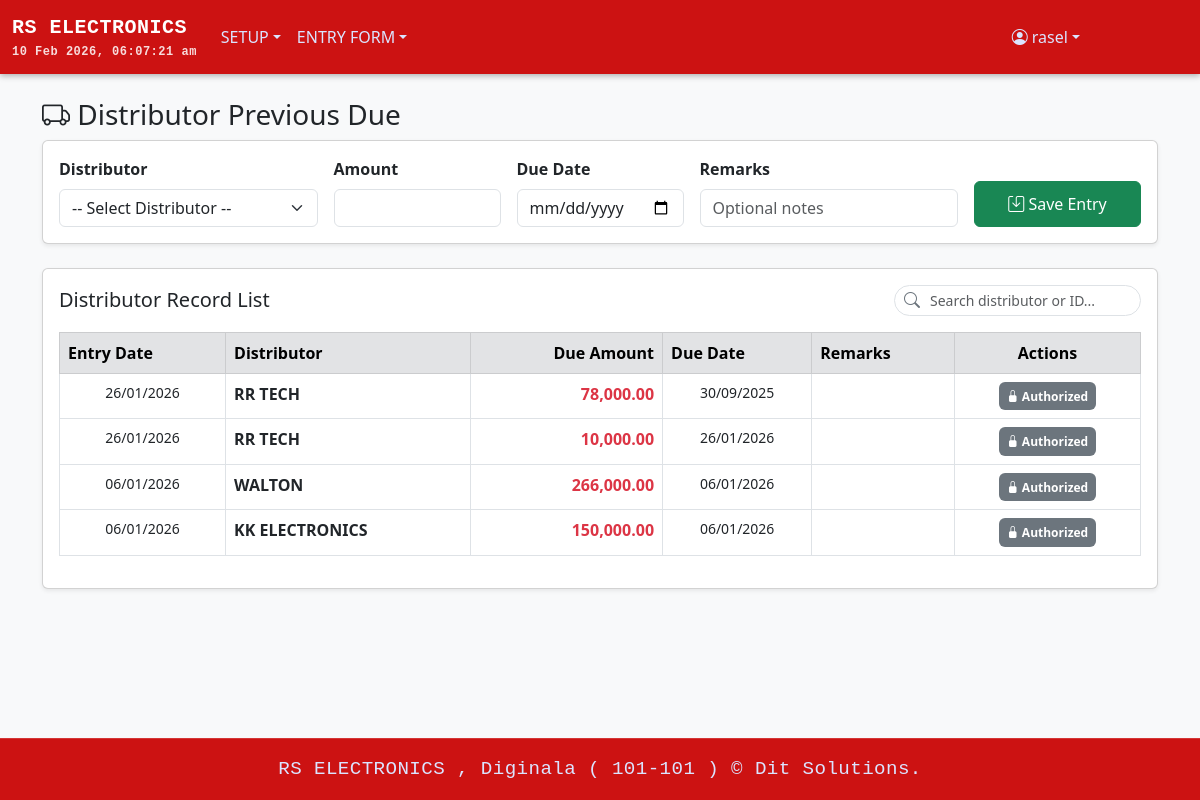
Page /distributor_previous_due.php (signed in) on the earlier database version.
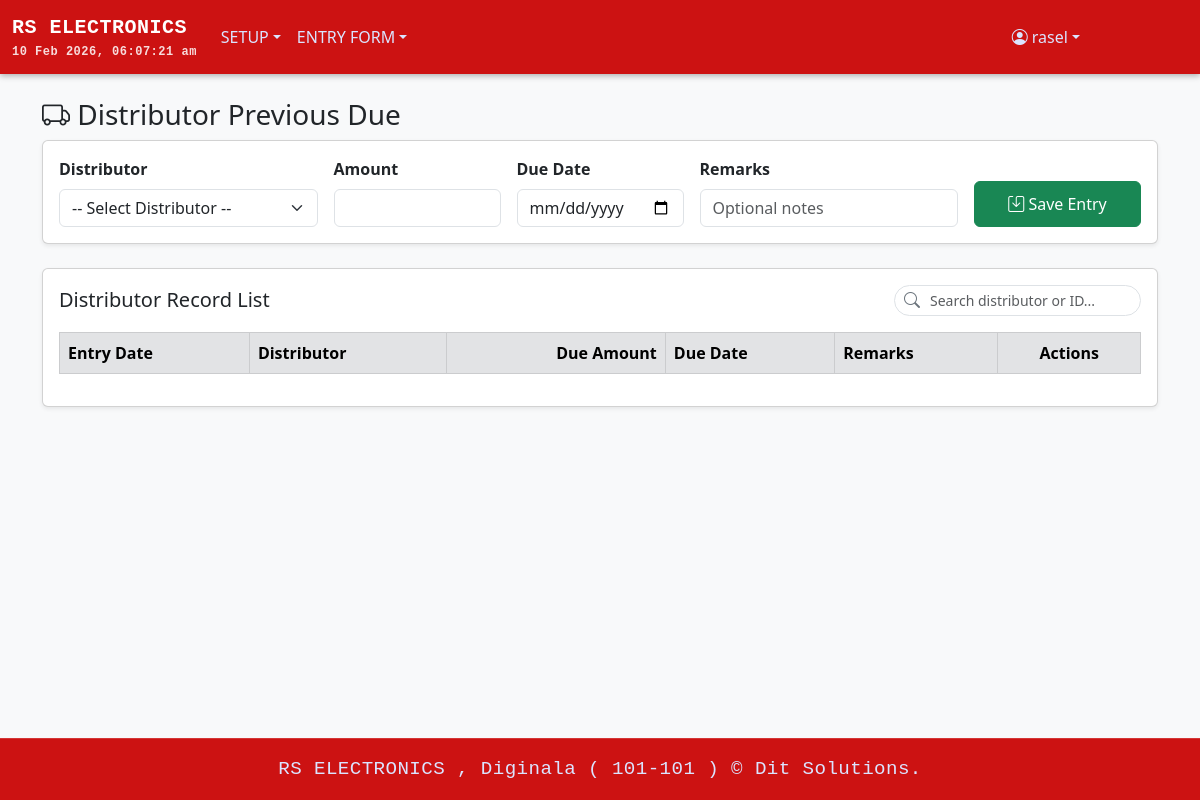
Same page on the later database version.
### tables this page shows
CREATE TABLE `menu_info` (
  `MENU_ID` int(11) NOT NULL,
  `MENU_NAME` varchar(100) NOT NULL,
  `MENU_LINK` varchar(255) DEFAULT NULL,
  `PARENT_ID` int(11) DEFAULT NULL
);

CREATE TABLE `distributor_previous_due` (
  `distributor_due_id` varchar(50) NOT NULL,
  `distributor_code` varchar(50) NOT NULL,
  `br_code` varchar(10) NOT NULL,
  `org_code` varchar(10) NOT NULL,
  `due_amount` decimal(15,2) NOT NULL DEFAULT 0.00,
  `due_date` date NOT NULL,
  `remarks` varchar(255) DEFAULT NULL,
  `entry_user` varchar(50) NOT NULL,
  `entry_date` datetime DEFAULT current_timestamp(),
  `edit_user` varchar(50) DEFAULT NULL,
  `edit_date` datetime DEFAULT NULL,
  `authorized_status` char(1) DEFAULT 'N',
  `authorized_user` varchar(100) DEFAULT NULL,
  `authorized_date` timestamp NOT NULL DEFAULT current_timestamp() ON UPDATE current_timestamp(),
  `delete_user` varchar(100) DEFAULT NULL,
  `delete_date` timestamp NOT NULL DEFAULT current_timestamp() ON UPDATE current_timestamp()
);

CREATE TABLE `distributor` (
  `DISTRIBUTOR_CODE` varchar(50) NOT NULL,
  `DISTRIBUTOR_NAME` varchar(200) NOT NULL,
  `DISTRIBUTOR_ADDRESS` varchar(200) DEFAULT NULL,
  `DISTRIBUTOR_CONTACT` varchar(20) DEFAULT NULL,
  `AUTHORIZED_STATUS` char(1) DEFAULT NULL,
  `AUTHORIZED_USER` varchar(100) DEFAULT NULL,
  `AUTHORIZED_DATE` datetime DEFAULT NULL,
  `ENTRY_DATE` datetime NOT NULL DEFAULT current_timestamp(),
  `ENTRY_USER` varchar(200) NOT NULL,
  `EDIT_DATE` datetime DEFAULT NULL,
  `EDIT_USER` varchar(200) DEFAULT NULL,
  `DELETE_USER` varchar(200) DEFAULT NULL,
  `DELETE_DATE` datetime DEFAULT NULL,
  `ORG_CODE` varchar(20) NOT NULL,
  `BR_CODE` varchar(20) NOT NULL
);

### distributor_previous_due.php (the view, shortened to what this page needs)
<?php
require 'db.php';
$user       = $_SESSION['user'] ?? null;
$brCode     = $user['br_code'] ?? '';
$orgCode    = $user['org_code'] ?? '';
$canInsert  = $user['can_insert'] ?? 0;
$canEdit    = $user['can_edit'] ?? 0;
$canDelete  = $user['can_delete'] ?? 0;
$canApprove = $user['can_approve'] ?? 0;
$dueList = $pdo->query("SELECT d.*, m.distributor_name, m.distributor_contact FROM distributor_previous_due d JOIN distributor m ON d.distributor_code = m.distributor_code WHERE d.br_code='$brCode' AND d.org_code='$orgCode' ORDER BY d.entry_date DESC")->fetchAll();
?>
<!DOCTYPE html>
<html lang="en">
<head>
    <link href="https://cdn.jsdelivr.net/npm/bootstrap@5.3.0/dist/css/bootstrap.min.css" rel="stylesheet">
    <link rel="stylesheet" href="https://cdn.jsdelivr.net/npm/bootstrap-icons@1.11.3/font/bootstrap-icons.min.css">
</head>
<body class="bg-light">
<?php include 'header.php'; ?>
<div class="container py-4">
    <h3><i class="bi bi-truck"></i> Distributor Previous Due</h3>
    <div class="card shadow-sm mb-4" id="form_card">
        <div class="card-body">
            <form method="post" id="mainForm">
                <div class="row g-3">
                    <div class="col-md-3">
                        <label class="form-label fw-bold">Distributor</label>
                        <select name="distributor_code" id="f_distributor" class="form-select" required>
                            <option value="">-- Select Distributor --</option>
                        </select>
                    </div>
                    <div class="col-md-2">
                        <label class="form-label fw-bold">Amount</label>
                        <input type="number" step="0.01" name="due_amount" id="f_amount" class="form-control" required>
                    </div>
                    <div class="col-md-2">
                        <label class="form-label fw-bold">Due Date</label>
                        <input type="date" name="due_date" id="f_date" class="form-control">
                    </div>
                    <div class="col-md-3">
                        <label class="form-label fw-bold">Remarks</label>
                        <input type="text" name="remarks" id="f_remarks" class="form-control" placeholder="Optional notes">
                    </div>
                    <div class="col-md-2 d-grid" id="btn_container">
                        <?php if($canInsert): ?>
                            <button type="submit" class="btn btn-success mt-4"><i class="bi bi-save"></i> Save Entry</button>
                        <?php else: ?>
                            <small class="text-danger mt-4 text-center">No permission</small>
                        <?php endif; ?>
                    </div>
                </div>
            </form>
        </div>
    </div>
    <div class="card shadow-sm">
        <div class="card-body">
            <div class="d-flex justify-content-between align-items-center mb-3">
                <h5 class="mb-0">Distributor Record List</h5>
                <div class="search-box">
                    <i class="bi bi-search"></i>
                    <input type="text" id="globalSearch" class="form-control form-control-sm" placeholder="Search distributor or ID...">
                </div>
            </div>
            <div class="table-responsive">
                <table class="table table-bordered table-hover border-3">
                    <thead class="table-secondary">
                        <tr>
                            <th>Entry Date</th>
                            <th>Distributor</th>
                            <th class="text-end">Due Amount</th>
                            <th>Due Date</th>
                            <th>Remarks</th>
                            <th class="text-center">Actions</th>
                        </tr>
                    </thead>
                    <tbody id="tableBody">
                        <?php foreach ($dueList as $row):
                            $isAuth = ($row['authorized_status'] == 'Y');
                        ?>
                        <tr class="<?= $isAuth ? 'bg-authorized' : '' ?>">
                            <td class="small text-center"><?= date('d/m/Y', strtotime($row['entry_date'])) ?></td>
                            <td>
                                <strong><?= htmlspecialchars($row['distributor_name']) ?></strong><br>
                            </td>
                            <td class="text-end fw-bold text-danger"><?= number_format($row['due_amount'], 2) ?></td>
                            <td class="text-center small"><?= $row['due_date'] ? date('d/m/Y', strtotime($row['due_date'])) : '-' ?></td>
                            <td><small><?= htmlspecialchars($row['remarks']) ?></small></td>
                            <td>
                                <div class="d-flex gap-1 justify-content-center">
                                    <?php if(!$isAuth): ?>
                                        <?php if($canEdit): ?>
                                            <button class="btn btn-primary btn-action" onclick="editRow('<?= $row['distributor_due_id'] ?>', '<?= $row['distributor_code'] ?>', '<?= $row['due_amount'] ?>', '<?= $row['due_date'] ?>', '<?= addslashes($row['remarks']) ?>')">
                                                <i class="bi bi-pencil"></i> Edit
                                            </button>
                                        <?php endif; ?>
                                        <?php if($canApprove): ?>
                                            <button class="btn btn-success btn-action" onclick="runAction('approve_id', '<?= $row['distributor_due_id'] ?>', 'Approve this record?')">
                                                <i class="bi bi-check-lg"></i> Approve
                                            </button>
                                        <?php endif; ?>
                                        <?php if($canDelete): ?>
                                            <button class="btn btn-danger btn-action" onclick="runAction('delete_id', '<?= $row['distributor_due_id'] ?>', 'Delete this record?')">
                                                <i class="bi bi-trash"></i> Delete
                                            </button>
                                        <?php endif; ?>
                                    <?php else: ?>
                                        <span class="badge bg-secondary py-2"><i class="bi bi-lock-fill"></i> Authorized</span>
                                    <?php endif; ?>
                                </div>
                            </td>
                        </tr>
                        <?php endforeach; ?>
                    </tbody>
                </table>
            </div>
        </div>
    </div>
</div>
<?php include 'footer.php'; ?>
</body>
</html>

### header.php (shortened to what this page needs)
<?php
$loginUserTypeId = $_SESSION['user']['user_type_id'] ?? '';
$loginUserId     = $_SESSION['user']['user_id'] ?? '';
$sqlMenus = "SELECT m.MENU_ID, m.MENU_NAME, m.MENU_LINK, m.PARENT_ID
             FROM menu_info m
             INNER JOIN user_menu_view_permission ump
                 ON m.MENU_ID = ump.MENU_ID
             WHERE ump.USER_TYPE_ID = :user_type_id
               AND ump.CAN_VIEW = true
             ORDER BY m.MENU_ID";
$stmtMenus = $pdo->prepare($sqlMenus);
$stmtMenus->execute(['user_type_id' => $loginUserTypeId]);
$menus = $stmtMenus->fetchAll(PDO::FETCH_ASSOC);
$menuTree = [];
foreach ($menus as $menu) {
    $parentId = $menu['PARENT_ID'] ?: 0;
    $menuTree[$parentId][] = $menu;
}
?>
<!DOCTYPE html>
<html lang="en">
<head>
    <link href="https://cdn.jsdelivr.net/npm/bootstrap@5.3.0/dist/css/bootstrap.min.css" rel="stylesheet">
    <link href="https://cdn.jsdelivr.net/npm/bootstrap-icons@1.10.5/font/bootstrap-icons.css" rel="stylesheet">
</head>
<body>
<nav class="navbar navbar-expand-lg navbar-dark">
    <div class="container-fluid">
       <a class="navbar-brand d-flex flex-column" href="home.php">
    <span>
        <?= htmlspecialchars($_SESSION['user']['org_name'] ?? 'Stock36') ?>
    </span>
    <small id="currentDateTime" style="font-size: 0.75rem; opacity: 0.85;">
    </small>
</a>
        <div class="collapse navbar-collapse" id="navbarContent">
            <ul class="navbar-nav me-auto mb-2 mb-lg-0">
                <?php
                if (isset($menuTree[0])) {
                    foreach ($menuTree[0] as $menu) {
                        $menuId = $menu['MENU_ID'];
                        if (isset($menuTree[$menuId])) {
                            echo '<li class="nav-item dropdown">';
                            echo '<a class="nav-link dropdown-toggle" href="#" role="button" data-bs-toggle="dropdown">'
                                . htmlspecialchars($menu['MENU_NAME']) . '</a>';
                            echo '<ul class="dropdown-menu">';
                            echo '</ul></li>';
                        } else {
                            echo '<li class="nav-item">';
                            echo '<a class="nav-link" href="' . htmlspecialchars($menu['MENU_LINK']) . '">'
                                . htmlspecialchars($menu['MENU_NAME']) . '</a></li>';
                        }
                    }
                }
                ?>
            </ul>
<ul class="navbar-nav ms-auto" style="margin-right: 100px;">
    <li class="nav-item dropdown">
        <a class="nav-link dropdown-toggle d-flex align-items-center" href="#" role="button" data-bs-toggle="dropdown">
            <i class="bi bi-person-circle me-1"></i>
            <?= htmlspecialchars($loginUserId) ?>
        </a>
    </li>
</ul>
        </div>
    </div>
</nav>
</body>
</html>

### footer.php (shortened to what this page needs)
<link href="https://cdn.jsdelivr.net/npm/bootstrap@5.3.0/dist/css/bootstrap.min.css" rel="stylesheet">
<footer class="footer mt-auto text-white text-center">
    <div class="container py-2">
        <small class="mono-footer">
            <?= htmlspecialchars($_SESSION['user']['org_name'] ?? 'N/A') ?> ,
            <?= htmlspecialchars($_SESSION['user']['branch_name'] ?? 'N/A') ?> (
            <?= htmlspecialchars($_SESSION['user']['br_code'] ?? 'N/A') ?> )
            &copy; Dit Solutions.
        </small>
    </div>
</footer>

### distributor_previous_due.php (style rules this page uses)
.search-box { position: relative; max-width: 300px; margin-left: auto; }
.search-box i { position: absolute; left: 10px; top: 50%; transform: translateY(-50%); color: #6c757d; }
.search-box input { padding-left: 35px; border-radius: 20px; }
.bg-authorized { background-color: #f8f9fa; }

### header.php (style rules this page uses)
.navbar { background: linear-gradient(90deg, rgb(204, 18, 18) 0%, rgb(204, 18, 18) 100%); box-shadow: 0 2px 6px rgba(0, 0, 0, 0.3); transition: background 0.3s ease; }
.navbar-brand { font-family: "SF Mono", "Roboto Mono", "Menlo", "Consolas", monospace; font-weight: 600; font-size: 1.3rem; color: #ffffff !important; letter-spacing: 0.5px; transition: all 0.3s ease; }
.navbar-nav .nav-link { color: #dbe4ff !important; transition: color 0.3s ease, transform 0.2s ease; }

### footer.php (style rules this page uses)
body { display: flex; flex-direction: column; min-height: 100vh; background-color: #f5f6fa; }
.footer { background: linear-gradient(90deg, rgb(204, 18, 18) 0%, rgb(204, 18, 18) 100%); border-top: 1px solid rgba(255, 255, 255, 0.15); color: #dbe4ff; text-align: center; padding: 0.5rem 0; }
.mono-footer { font-family: "Monotype Corsiva","SF Mono", "Roboto Mono", "Menlo", "Consolas", monospace; font-size: 1.2rem; letter-spacing: 0.4px; display: inline-block; color: #dbe4ff; transition: all 0.3s ease; }

Differences in the rows shown:
removed distributor_previous_due: entry_date "26/01/2026", distributor_code.DISTRIBUTOR_NAME "RR TECH", due_amount "78,000.00", due_date "30/09/2025", authorized_status "Y" (drawn)
removed distributor_previous_due: entry_date "26/01/2026", distributor_code.DISTRIBUTOR_NAME "RR TECH", due_amount "10,000.00", due_date "26/01/2026", authorized_status "Y" (drawn)
removed distributor_previous_due: entry_date "06/01/2026", distributor_code.DISTRIBUTOR_NAME "WALTON", due_amount "266,000.00", due_date "06/01/2026", authorized_status "Y" (drawn)
removed distributor_previous_due: entry_date "06/01/2026", distributor_code.DISTRIBUTOR_NAME "KK ELECTRONICS", due_amount "150,000.00", due_date "06/01/2026", authorized_status "Y" (drawn)
